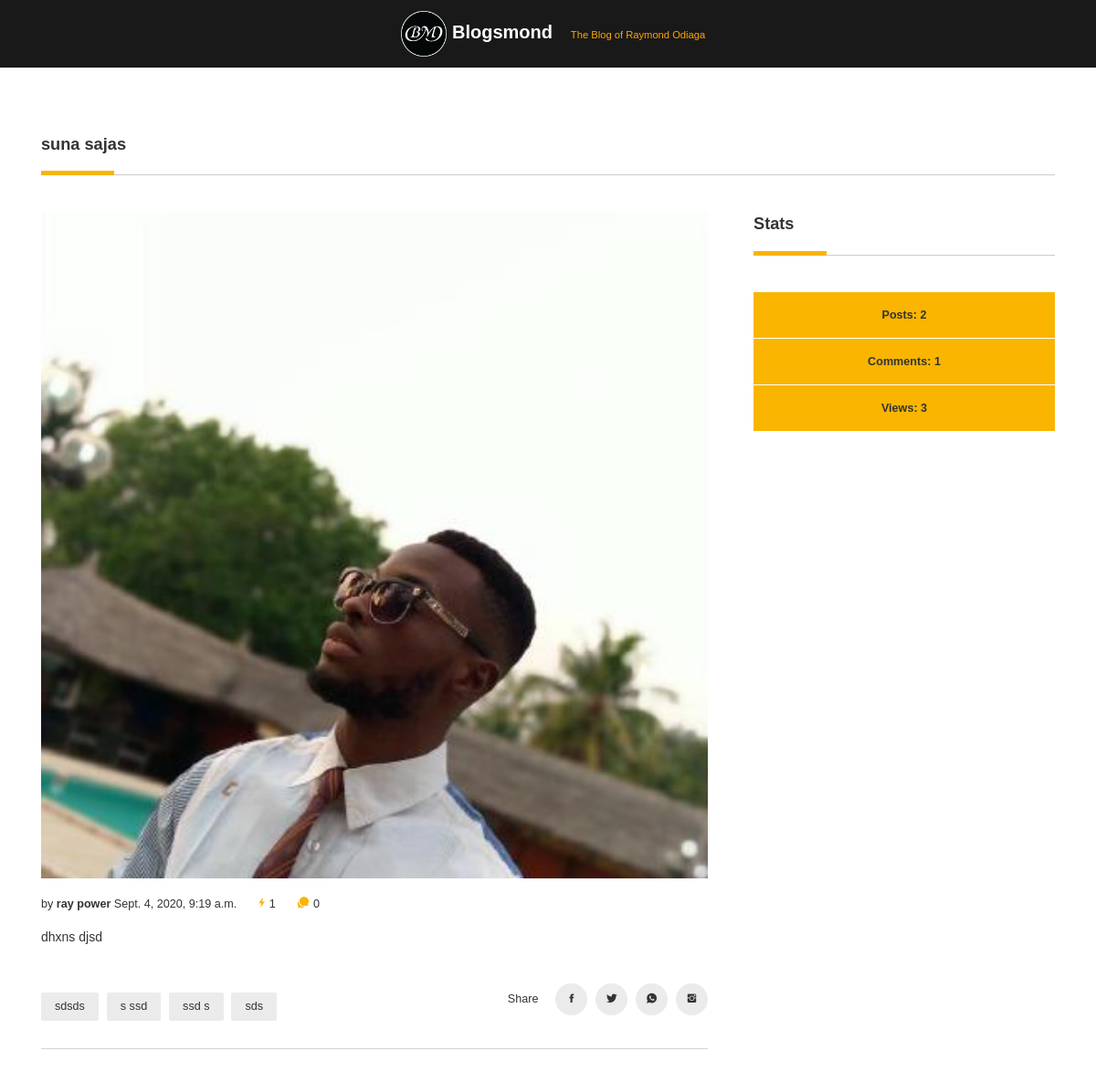
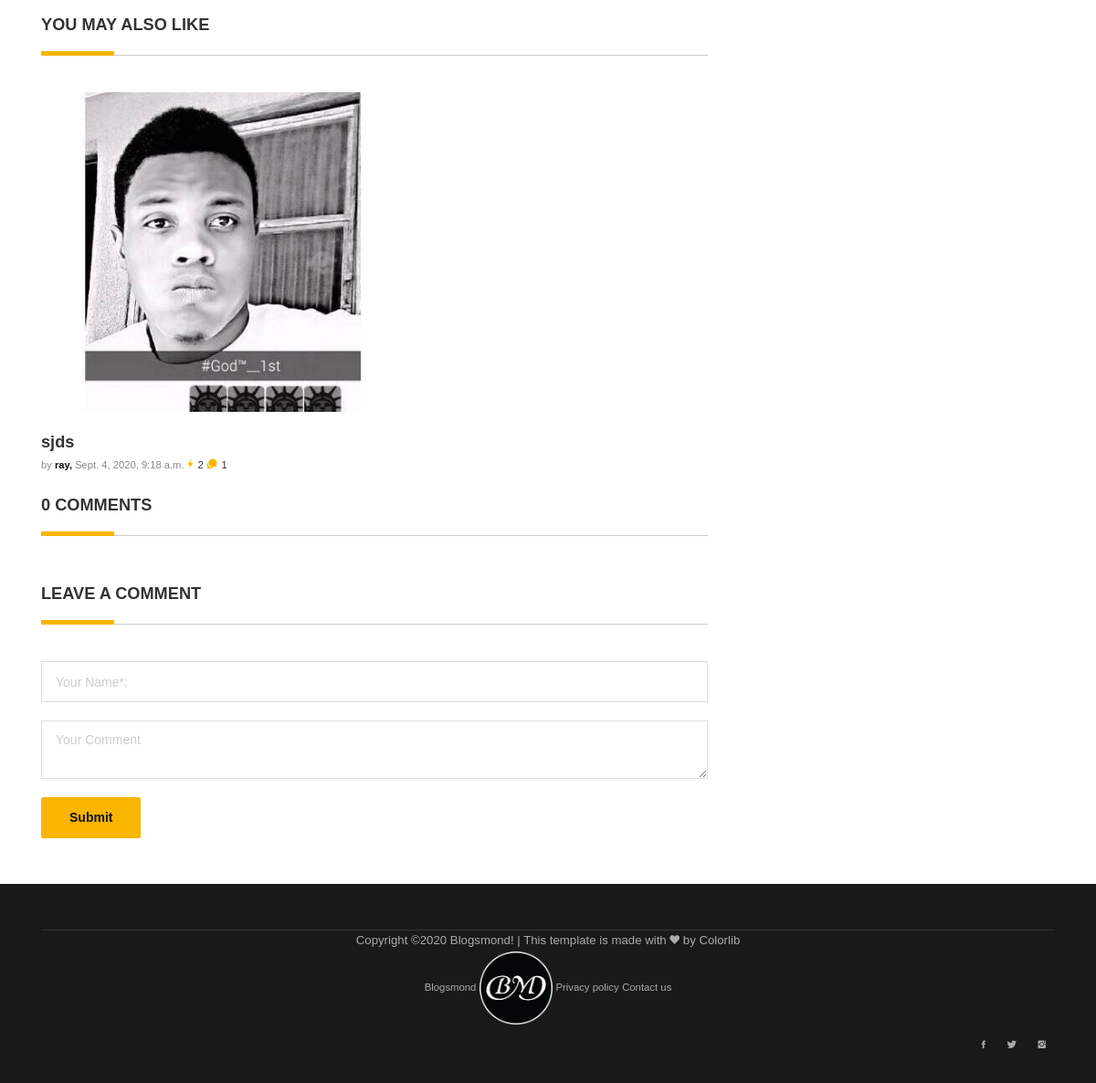
The page /blog/suna-sajas/ on the database its author committed (2 pictures, top to bottom).
### main/models.py (models this page shows, shortened)
class Blog(models.Model):
    title = models.CharField(max_length=250)
    blogger = models.CharField(max_length=25, default="blogsmond")
    pub_date = models.DateTimeField(default=timezone.now)
    image = models.ImageField(upload_to='blogs/images/')
    body = models.TextField(default="fuck")
    comments = models.ManyToManyField(Comment, through="BlogCommentConnector")
    keywords = models.CharField(max_length=250, default="one, two, three, bla")
    views = models.IntegerField(default=0)
    slug = models.SlugField(unique=True)
    def save(self, *args, **kwargs):
    	self.slug = slugify(self.title)
    	super().save(*args, **kwargs)

### main/views.py (the view)
# urls.py: path("blog/<slug:slug>/", views.BlogDetailView, name="blog_detail"),
def BlogDetailView(request, slug):
	if request.method == "POST":
		name = request.POST.get("name")
		comment = request.POST.get("comment")
		pub_date = timezone.now()
		comment = Comment.objects.create(name=name, comment=comment, pub_date=pub_date)
		comment.save()
		blog = get_object_or_404(Blog, slug=slug)
		bc = BlogCommentConnector(blog=blog, comment=comment, pub_date=pub_date)
		bc.save()
		comments = blog.comments.all()
		blogs = Blog.objects.order_by("-pub_date")[1:3]
		second_blogs = Blog.objects.order_by("-pub_date")[2:3]
		blog_count = Blog.objects.all()
		comment_count = Comment.objects.all()
		views = 0
		for x in blog_count:
			views += x.views
		keyword_str = ""
		keyword_list = []
		for keyword in blog.keywords.split(","):
			keyword_str += ("%s,")%(keyword)
			keyword_list.append(keyword)
		context = {"blog": blog, "blogs": blogs, "second_blogs": second_blogs, "blog_count": blog_count, "comment_count": comment_count, "keyword_list": keyword_list, "keyword_str": keyword_str, "views": views, "comments": comments}
		return render(request, "main/blog_detail.html", context)
	else:
		blog = get_object_or_404(Blog, slug=slug)
		blog.views = blog.views + 1
		blog.save()
		comments = blog.comments.all()
		blogs = Blog.objects.order_by("-pub_date")[1:3]
		second_blogs = Blog.objects.order_by("-pub_date")[2:3]
		blog_count = Blog.objects.all()
		comment_count = Comment.objects.all()
		views = 0
		for x in blog_count:
			views += x.views
		keyword_str = ""
		keyword_list = []
		for keyword in blog.keywords.split(","):
			keyword_str += ("%s,")%(keyword)
			keyword_list.append(keyword)
		context = {"blog": blog, "blogs": blogs, "second_blogs": second_blogs, "blog_count": blog_count, "comment_count": comment_count, "keyword_list": keyword_list, "keyword_str": keyword_str, "views" :views, "comments": comments}
		return render(request, "main/blog_detail.html", context)

### main/templates/main/blog_detail.html (shortened to what this page needs)
{% extends 'main/base.html' %}
{% load staticfiles %}
{% block content %}
	<section>
		<div class="container">
		<h4 class="p-title"><b>{{ blog.title }}</b></h4>
			<div class="row">
				<div class="col-md-12 col-lg-8">
					<img src="{{ blog.image.url }}" alt="image for {{ blog.title }}">
					<ul class="list-li-mr-20 mtb-15">
						<li>by <a href="#"><b>{{ blog.blogger }} </b></a> {{ blog.pub_date }}</li>
						<li><i class="color-primary mr-5 font-12 ion-ios-bolt"></i>{{ blog.views }}</li>
						<li><i class="color-primary mr-5 font-12 ion-chatbubbles"></i>{{ blog.comments.count }}</li>
					</ul>
					<div>{{ blog.body |safe }}</div>
					<div class="float-left-right text-center mt-40 mt-sm-20">
						<ul class="mb-30 list-li-mt-10 list-li-mr-5 list-a-plr-15 list-a-ptb-7 list-a-bg-grey list-a-br-2 list-a-hvr-primary ">
							{% for keyword in keyword_list %}
								<li><a href="#">{{ keyword }}</a></li>
							{% endfor %}
						</ul>
						<ul class="mb-30 list-a-bg-grey list-a-hw-radial-35 list-a-hvr-primary list-li-ml-5">
							<li class="mr-10 ml-0">Share</li>
							<li><a href="https://www.facebook.com/sharer/sharer.php?u=https://www.blogsmond.com{{ request.path }}" target="_blank" rel="noopener"><i class="ion-social-facebook"></i></a></li>
							<li><a href="https://twitter.com/intent/tweet?text=https://www.blogsmond.com{{ request.path }}"><i class="ion-social-twitter"></i></a></li>
							<li><a href="whatsapp://send?text=https://www.blogsmond.com{{ request.path }}" data-action="share/whatsapp/share"><i class="ion-social-whatsapp"></i></a></li>
							<li><a href="#"><i class="ion-social-instagram"></i></a></li>
						</ul>
					</div>
					<div class="brdr-ash-1 opacty-5"></div>
					<h4 class="p-title mt-50"><b>YOU MAY ALSO LIKE</b></h4>
					<div class="row">
					{% for one_blog in blogs %}
						<a class="pos-relative h-100s dplay-block" href="{% url 'blog_detail' one_blog.slug %}">
						<div class="col-sm-6">
							<img src="{{ one_blog.image.url }}" alt="image for {{ one_blog.title }}">
							<h4 class="pt-20"><a href="#"><b>{{ one_blog.title }}</b></a></h4>
								<small class="color-lite-black">by <a href="{% url 'blog_detail' one_blog.slug %}" class="color-black"><b>{{ one_blog.blogger }},</b></a>
								{{ one_blog.pub_date }}</small>
								<small><i class="color-primary mr-5 font-12 ion-ios-bolt"></i>{{ one_blog.views }}</small>
								<small><i class="color-primary mr-5 font-12 ion-chatbubbles"></i>{{ one_blog.comments.count }}</small>
						</div>
						</a>
					{% endfor %}
					</div>
					<h4 class="p-title mt-20"><b>{{ blog.comments.count }} COMMENTS</b></h4>
					<h4 class="p-title mt-20"><b>LEAVE A COMMENT</b></h4>
					<form class="form-block form-plr-15 form-h-45 form-mb-20 form-brdr-lite-white mb-md-50" method="post" enctype="multipart/form-data">
						<input name="name" type="text" placeholder="Your Name*:">
						<textarea name="comment" class="ptb-10" placeholder="Your Comment"></textarea>
						<button class="btn-fill-primary plr-30" rows="4" cols="50" type="submit"><b>Submit</b></button>
					</form>
				</div>
				<div class="col-md-6 col-lg-4">
					<div class="pl-20 pl-md-0">
						<h4 class="p-title"><b>Stats</b></h4>
						<ul class="list-block list-li-ptb-15 list-btm-border-white bg-primary text-center">
							<li><b>Posts: {{ blog_count.count }}</b></li>
							<li><b>Comments: {{ comment_count.count }}</b></li>
							<li><b>Views: {{ views }}</b></li>
						</ul>
						<br />
					</div>
				</div>
			</div>
		</div>
	</section>
{% endblock %}

### main/static/main/common/styles.css (style rules this page uses)
html { font-size: 100%; overflow-x: hidden; width: 100%; margin: 0px; padding: 0px; touch-action: manipulation; }
body { font-size: 14px; font-family: 'Encode Sans Expanded', sans-serif; width: 100%; height: 100%; margin: 0; font-weight: 400; -webkit-font-smoothing: antialiased; -moz-osx-font-smoothing: grayscale; word-wrap: break-word; overflow-x: hidden; color: #333; }
h1, h2, h3, h4, h5, h6, p, a, ul, span, li, img, inpot, button { margin: 0; padding: 0; }
h1,h2,h3,h4,h5,h6 { line-height: 1.5; font-weight: inherit; }
h4 { font-size: 1.3em; }
a, button { display: inline-block; text-decoration: none; color: inherit; line-height: 1.3; -webkit-transition: all .25s ease-in-out; transition: all .25s ease-in-out; }
b { font-weight: 700; }
img { width: 100%; }
li { list-style: none; display: inline-block; line-height: 1.6; font-size: .9em; }
button { outline: 0; border: 0; background: none; cursor: pointer; }
::placeholder { color: #ccc; }
.dplay-block { display: block; }
.opacty-5 { opacity: .5; }
.pos-relative { position: relative; z-index: 1; }
.text-center { text-align: center; }
.font-12 { font-size: 1.2em; }
.color-primary { color: #F9B500; }
.color-black { color: #111; }
.color-lite-black { color: #888; }
.bg-primary { background: #F9B500!important; }
.brdr-ash-1 { height: 1px; background: #aaa; }
.btn-fill-primary { text-align: center; height: 45px; line-height: 43px; border: 1px solid #F9B500; background: #F9B500; border-radius: 2px; color: #111; }
.form-block input, .form-block textarea { display: block; width: 100%; }
.form-plr-15 input, .form-plr-15 textarea { padding: 0 15px; }
.form-h-45 input { height: 45px; }
.form-mb-20 input, .form-mb-20 textarea { margin-bottom: 20px; }
.form-brdr-lite-white input, .form-brdr-lite-white textarea { border: 1px solid #ddd; }
.float-left-right { overflow: hidden; }
.float-left-right ul:first-child { float: left; }
.float-left-right ul:last-child { float: right; }
section { padding: 50px 0; }
.p-title { position: relative; padding-bottom: 20px; margin-bottom: 40px; }
.p-title:after { content:''; position: absolute; bottom: 0; left: 0; width: 100%; height: 1px; background: #ccc; }
.p-title:before { content:''; position: absolute; bottom: 0; left: 0; width: 80px; height: 5px; background: #F9B500; z-index: 1; }
.list-block > li { display: block; }
.list-btm-border-white > li { border-bottom: 1px solid #fff; }
.list-a-bg-grey > li > a { background: #EBEBEB; }
.list-a-br-2 > li > a { border-radius: 2px; }
.list-a-hw-radial-35 > li > a { height: 35px; width: 35px; border-radius: 35px; line-height: 35px; }
.list-a-plr-15 > li > a { padding-left: 15px; padding-right: 15px; }
.list-a-ptb-7 > li > a { padding-top: 7px; padding-bottom: 7px; }
.list-li-mr-5 > li { margin-right: 5px; }
.list-li-mr-20 > li { margin-right: 20px; }
.list-li-ml-5 > li { margin-left: 5px; }
.list-li-mt-10 > li { margin-top: 10px; }
.list-li-ptb-15 > li { padding-top: 15px; padding-bottom: 15px; }
.mtb-15 { margin-top: 15px!important; margin-bottom: 15px!important; }
.mb-30 { margin-bottom: 30px!important; }
.mt-20 { margin-top: 20px!important; }
.mt-40 { margin-top: 40px!important; }
.mt-50 { margin-top: 50px!important; }
.mr-5 { margin-right: 5px!important; }
.mr-10 { margin-right: 10px!important; }
.pt-20 { padding-top: 20px!important; }
.pl-20 { padding-left: 20px!important; }
.ptb-10 { padding-top: 10px!important; padding-bottom: 10px!important; }
.plr-30 { padding-left: 30px!important; padding-right: 30px!important; }

### rows shown on the page
Blog: title "suna sajas", image (picture), blogger "ray power", pub_date "Sept. 4, 2020, 9:19 a.m.", views "1", comments.count "0", body "dhxns djsd"
Blog: image (picture), title "sjds", blogger "ray", pub_date "Sept. 4, 2020, 9:18 a.m.", views "2", comments.count "1"

### other values the page prints
{{ keyword }} "sdsds" "s ssd" "ssd s" "sds"
{{ blog_count.count }} "2"
{{ comment_count.count }} "1"
{{ views }} "3"
